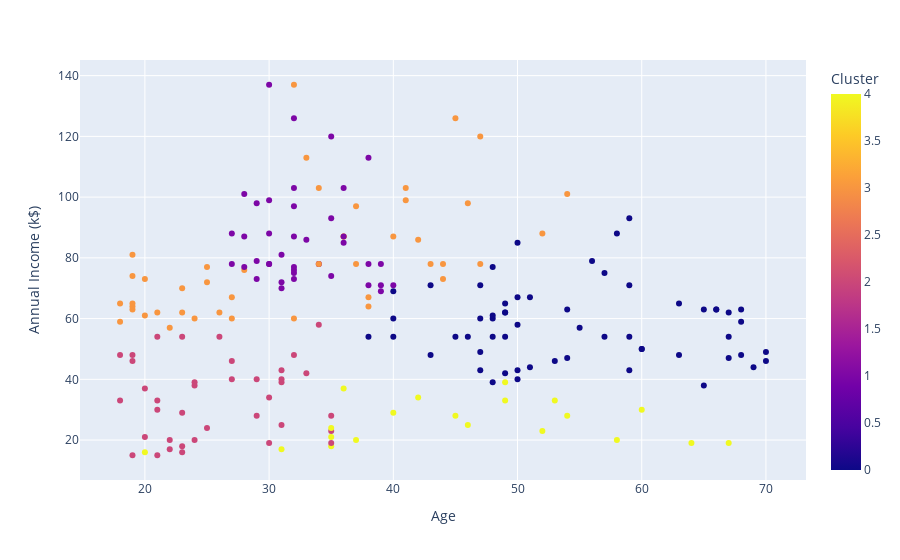

Write notebook code for a chart like this one.
### Code cell
# Petite visualisation
px.scatter(data_frame=data, x = 'Age',y ='Annual Income (k$)', color='Cluster')

### Figure 1 — Plotly figure (JSON) as saved in the notebook; plotly's stock layout.template omitted (floating-point values rounded to 4 significant figures; data arrays with more than 128 entries replaced by an {"elided": "..."} marker saying what was removed)
{"data": [{"hovertemplate": "Age=%{x}<br>Annual Income (k$)=%{y}<br>Cluster=%{marker.color}<extra></extra>", "legendgroup": "", "marker": {"color": {"elided": "200 int values"}, "coloraxis": "coloraxis", "symbol": "circle"}, "mode": "markers", "name": "", "orientation": "v", "showlegend": false, "type": "scatter", "x": {"elided": "200 int values"}, "xaxis": "x", "y": {"elided": "200 int values"}, "yaxis": "y"}], "layout": {"coloraxis": {"colorbar": {"title": {"text": "Cluster"}}, "colorscale": [[0, "#0d0887"], [0.1111, "#46039f"], [0.2222, "#7201a8"], [0.3333, "#9c179e"], [0.4444, "#bd3786"], [0.5556, "#d8576b"], [0.6667, "#ed7953"], [0.7778, "#fb9f3a"], [0.8889, "#fdca26"], [1, "#f0f921"]]}, "legend": {"tracegroupgap": 0}, "margin": {"t": 60}, "xaxis": {"anchor": "y", "domain": [0, 1], "title": {"text": "Age"}}, "yaxis": {"anchor": "x", "domain": [0, 1], "title": {"text": "Annual Income (k$)"}}}}
